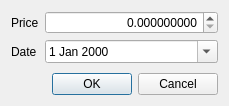
<?xml version="1.0" encoding="UTF-8"?>
<ui version="4.0">
 <class>SetSecurityPriceDialog</class>
 <widget class="QDialog" name="SetSecurityPriceDialog">
  <property name="windowModality">
   <enum>Qt::WindowModal</enum>
  </property>
  <property name="geometry">
   <rect>
    <x>0</x>
    <y>0</y>
    <width>229</width>
    <height>106</height>
   </rect>
  </property>
  <property name="windowTitle">
   <string>Set Security Price</string>
  </property>
  <layout class="QVBoxLayout" name="verticalLayout">
   <item>
    <layout class="QFormLayout" name="formLayout">
     <item row="0" column="0">
      <widget class="QLabel" name="priceLabel">
       <property name="text">
        <string>Price</string>
       </property>
      </widget>
     </item>
     <item row="1" column="0">
      <widget class="QLabel" name="dateLabel">
       <property name="text">
        <string>Date</string>
       </property>
      </widget>
     </item>
     <item row="0" column="1">
      <widget class="QDoubleSpinBox" name="priceDoubleSpinBox">
       <property name="alignment">
        <set>Qt::AlignRight|Qt::AlignTrailing|Qt::AlignVCenter</set>
       </property>
       <property name="showGroupSeparator" stdset="0">
        <bool>true</bool>
       </property>
       <property name="decimals">
        <number>9</number>
       </property>
      </widget>
     </item>
     <item row="1" column="1">
      <widget class="QDateEdit" name="dateEdit">
       <property name="locale">
        <locale language="English" country="UnitedKingdom"/>
       </property>
       <property name="calendarPopup">
        <bool>true</bool>
       </property>
      </widget>
     </item>
    </layout>
   </item>
   <item>
    <widget class="QDialogButtonBox" name="buttonBox">
     <property name="standardButtons">
      <set>QDialogButtonBox::Cancel|QDialogButtonBox::Ok</set>
     </property>
    </widget>
   </item>
  </layout>
 </widget>
 <resources/>
 <connections/>
</ui>
